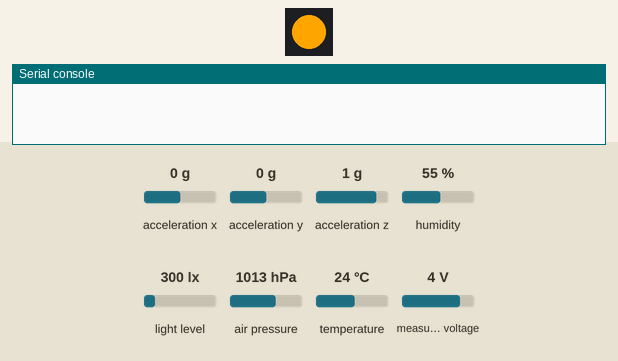
Recording of a program running on a simulated Pycom board running MicroPython. On the bench: 1 RGB LEDs in strip order, left to right, the last lines printed to the serial console. Inputs (shaded band) come from the test bench; at power-on: acceleration x 0 g, acceleration y 0 g, acceleration z 1 g, humidity 55 %, light level 300 lx, air pressure 1013 hPa, temperature 24 °C, measured voltage 4 V. Dim RGB values are drawn brighter than linear; no radio messages arrive unless stated (any console line starting 'radio sent:' is added by the test bench); the LoRaWAN join succeeds after 3 s and a send takes 0.1 s; library files of the repository ran but are not shown: LIS2HH12.py.

Above: at 0.1 s.
At 4.5 s:
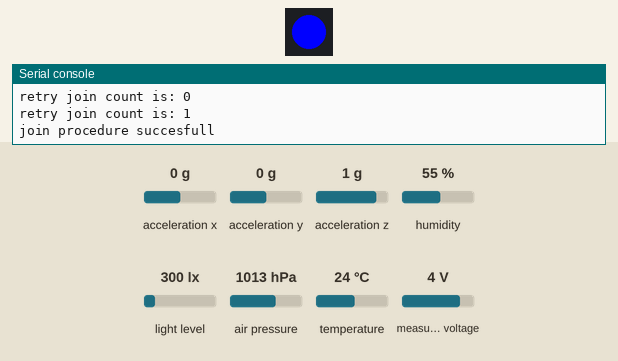
At 5.6 s:
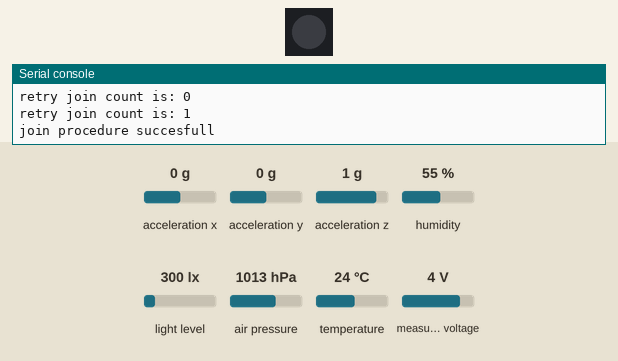
At 6.13 s:
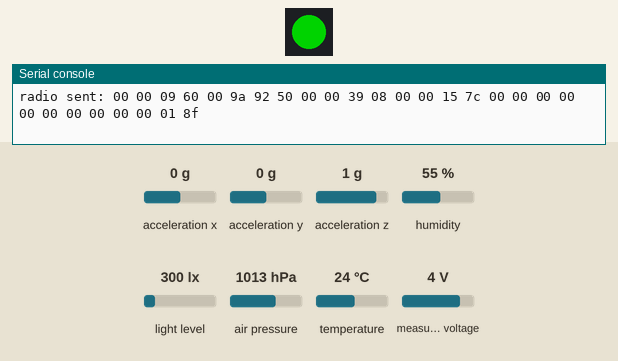
Timing chart, 0 to 7.7 s (numbered marks = the images above):
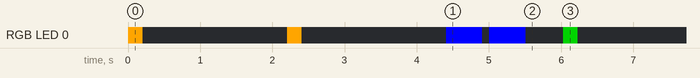

Measured:
- by itself, RGB LED 0: off → RGB(255, 165, 0) at 0.01 s, → off 0.20 s later, → RGB(255, 165, 0) 2.0 s later, → off 0.20 s later, … (10 changes in this stretch)

The program:

main.py
```python
from settings import app_eui, app_key
from network import LoRa

import socket
import time
import pycom
import struct
import binascii

from pysense import Pysense
from lib.MPL3115A2 import MPL3115A2
from lib.LTR329ALS01 import LTR329ALS01
from lib.SI7006A20 import SI7006A20
from lib.LIS2HH12 import LIS2HH12

# Disable the heartbeat LED
pycom.heartbeat(False)

# Make the LED light up in black
pycom.rgbled(0x000000)

# Initialize LoRa in LORAWAN mode.
lora = LoRa(mode=LoRa.LORAWAN, adr=True)

# Retrieve the dev_eui from the LoRa chip (Only needed for OTAA to retrieve once)
dev_eui = binascii.hexlify(lora.mac()).upper().decode('utf-8')

# Join a network using OTAA (Over the Air Activation)
lora.join(activation=LoRa.OTAA, auth=(app_eui, app_key), timeout=0)

# Wait until the module has joined the network
count = 0
while not lora.has_joined():
    pycom.rgbled(0xffa500) # Make the LED light up in orange
    time.sleep(0.2)
    pycom.rgbled(0x000000) # Make the LED light up in black
    time.sleep(2)
    print("retry join count is:" ,  count)
    count = count + 1

print("join procedure succesfull")

# Show that LoRa OTAA has been succesfull by blinking blue
pycom.rgbled(0x0000ff)
time.sleep(0.5)
pycom.rgbled(0x000000)
time.sleep(0.1)
pycom.rgbled(0x0000ff)
time.sleep(0.5)
pycom.rgbled(0x000000)

# Create a raw LoRa socket
s = socket.socket(socket.AF_LORA, socket.SOCK_RAW)
# Set the LoRaWAN data rate
s.setsockopt(socket.SOL_LORA, socket.SO_DR, 5)
# Make the socket non-blocking
s.setblocking(False)

# Init the libraries
pysense = Pysense()
mpl3115a2 = MPL3115A2() # Barometric Pressure Sensor with Altimeter
ltr329als01 = LTR329ALS01() # Digital Ambient Light Sensor
si7006a20 = SI7006A20() # Humidity and Temperature sensor
lis2hh12 = LIS2HH12() # 3-Axis Accelerometer

while True:

    # Read the values from the sensors
    voltage = pysense.read_battery_voltage()
    temperature = mpl3115a2.temperature()
    pressure = mpl3115a2.pressure()
    light = ltr329als01.light()[0]
    humidity = si7006a20.humidity()
    roll = lis2hh12.roll()
    pitch = lis2hh12.pitch()

    # Debug sensor values
    print('voltage:{}, temperature:{}, pressure:{}, light:{}, humidity:{}, roll:{}, pitch:{}'.format(voltage, temperature, pressure, light, humidity, roll, pitch))

    clean_bytes = struct.pack(">iiiiiii",
        int(temperature * 100), # Temperature in celcius
        int(pressure * 100), # Atmospheric pressure in bar
        int(light * 100), # Light in lux
        int(humidity * 100), # Humidity in percentages
        int(roll * 100), # Roll in degrees in the range -180 to 180
        int(pitch * 100), # Pitch in degrees in the range -90 to 90
        int(voltage * 100)) # Battery voltage

    # send the data over LPWAN network
    s.send(clean_bytes)

    pycom.rgbled(0x007f00) # Make the LED light up in green
    time.sleep(0.2)
    pycom.rgbled(0x000000)
    time.sleep(2.8)

    # Wait for 60 seconds before moving to the next iteration
    time.sleep(60)
```

settings.py
```python
import binascii

# The Application End Device Unique Identifier
app_eui = binascii.unhexlify("70B3D57ED0008AC8")
# This key is made identical for all ttn-flevoland-pysense devices
app_key = binascii.unhexlify("FA91AF8E029ABB8E45B131FE0392F3AA")
```

pysense.py
```python
from pycoproc import Pycoproc

__version__ = '1.4.0'

class Pysense(Pycoproc):

    def __init__(self, i2c=None, sda='P22', scl='P21'):
        Pycoproc.__init__(self, i2c, sda, scl)
```

MPL3115A2.py
```python
import time
from machine import I2C

ALTITUDE = const(0)
PRESSURE = const(1)

class MPL3115A2exception(Exception):
    pass

class MPL3115A2:
    MPL3115_I2CADDR = const(0x60)
    MPL3115_STATUS = const(0x00)
    MPL3115_PRESSURE_DATA_MSB = const(0x01)
    MPL3115_PRESSURE_DATA_CSB = const(0x02)
    MPL3115_PRESSURE_DATA_LSB = const(0x03)
    MPL3115_TEMP_DATA_MSB = const(0x04)
    MPL3115_TEMP_DATA_LSB = const(0x05)
    MPL3115_DR_STATUS = const(0x06)
    MPL3115_DELTA_DATA = const(0x07)
    MPL3115_WHO_AM_I = const(0x0c)
    MPL3115_FIFO_STATUS = const(0x0d)
    MPL3115_FIFO_DATA = const(0x0e)
    MPL3115_FIFO_SETUP = const(0x0e)
    MPL3115_TIME_DELAY = const(0x10)
    MPL3115_SYS_MODE = const(0x11)
    MPL3115_INT_SORCE = const(0x12)
    MPL3115_PT_DATA_CFG = const(0x13)
    MPL3115_BAR_IN_MSB = const(0x14)
    MPL3115_P_ARLARM_MSB = const(0x16)
    MPL3115_T_ARLARM = const(0x18)
    MPL3115_P_ARLARM_WND_MSB = const(0x19)
    MPL3115_T_ARLARM_WND = const(0x1b)
    MPL3115_P_MIN_DATA = const(0x1c)
    MPL3115_T_MIN_DATA = const(0x1f)
    MPL3115_P_MAX_DATA = const(0x21)
    MPL3115_T_MAX_DATA = const(0x24)
    MPL3115_CTRL_REG1 = const(0x26)
    MPL3115_CTRL_REG2 = const(0x27)
    MPL3115_CTRL_REG3 = const(0x28)
    MPL3115_CTRL_REG4 = const(0x29)
    MPL3115_CTRL_REG5 = const(0x2a)
    MPL3115_OFFSET_P = const(0x2b)
    MPL3115_OFFSET_T = const(0x2c)
    MPL3115_OFFSET_H = const(0x2d)

    def __init__(self, pysense = None, sda = 'P22', scl = 'P21', mode = PRESSURE):
        if pysense is not None:
            self.i2c = pysense.i2c
        else:
            self.i2c = I2C(0, mode=I2C.MASTER, pins=(sda, scl))

        self.STA_reg = bytearray(1)
        self.mode = mode

        if self.mode is PRESSURE:
            self.i2c.writeto_mem(MPL3115_I2CADDR, MPL3115_CTRL_REG1, bytes([0x38])) # barometer mode, not raw, oversampling 128, minimum time 512 ms
            self.i2c.writeto_mem(MPL3115_I2CADDR, MPL3115_PT_DATA_CFG, bytes([0x07])) # no events detected
            self.i2c.writeto_mem(MPL3115_I2CADDR, MPL3115_CTRL_REG1, bytes([0x39])) # active
        elif self.mode is ALTITUDE:
            self.i2c.writeto_mem(MPL3115_I2CADDR, MPL3115_CTRL_REG1, bytes([0xB8])) # altitude mode, not raw, oversampling 128, minimum time 512 ms
            self.i2c.writeto_mem(MPL3115_I2CADDR, MPL3115_PT_DATA_CFG, bytes([0x07])) # no events detected
            self.i2c.writeto_mem(MPL3115_I2CADDR, MPL3115_CTRL_REG1, bytes([0xB9])) # active
        else:
            raise MPL3115A2exception("Invalid Mode MPL3115A2")

        if self._read_status():
            pass
        else:
            raise MPL3115A2exception("Error with MPL3115A2")

    def _read_status(self):
        while True:
            self.i2c.readfrom_mem_into(MPL3115_I2CADDR, MPL3115_STATUS, self.STA_reg)

            if(self.STA_reg[0] == 0):
                time.sleep(0.01)
                pass
            elif(self.STA_reg[0] & 0x04) == 4:
                return True
            else:
                return False

    def pressure(self):
        if self.mode == ALTITUDE:
            raise MPL3115A2exception("Incorrect Measurement Mode MPL3115A2")

        OUT_P_MSB = self.i2c.readfrom_mem(MPL3115_I2CADDR, MPL3115_PRESSURE_DATA_MSB,1)
        OUT_P_CSB = self.i2c.readfrom_mem(MPL3115_I2CADDR, MPL3115_PRESSURE_DATA_CSB,1)
        OUT_P_LSB = self.i2c.readfrom_mem(MPL3115_I2CADDR, MPL3115_PRESSURE_DATA_LSB,1)

        return float((OUT_P_MSB[0] << 10) + (OUT_P_CSB[0] << 2) + ((OUT_P_LSB[0] >> 6) & 0x03) + ((OUT_P_LSB[0] >> 4) & 0x03) / 4.0)

    def altitude(self):
        if self.mode == PRESSURE:
            raise MPL3115A2exception("Incorrect Measurement Mode MPL3115A2")

        OUT_P_MSB = self.i2c.readfrom_mem(MPL3115_I2CADDR, MPL3115_PRESSURE_DATA_MSB,1)
        OUT_P_CSB = self.i2c.readfrom_mem(MPL3115_I2CADDR, MPL3115_PRESSURE_DATA_CSB,1)
        OUT_P_LSB = self.i2c.readfrom_mem(MPL3115_I2CADDR, MPL3115_PRESSURE_DATA_LSB,1)

        alt_int = (OUT_P_MSB[0] << 8) + (OUT_P_CSB[0])
        alt_frac = ((OUT_P_LSB[0] >> 4) & 0x0F)

        if alt_int > 32767:
            alt_int -= 65536

        return float(alt_int + alt_frac / 4.0)

    def temperature(self):
        OUT_T_MSB = self.i2c.readfrom_mem(MPL3115_I2CADDR, MPL3115_TEMP_DATA_MSB,1)
        OUT_T_LSB = self.i2c.readfrom_mem(MPL3115_I2CADDR, MPL3115_TEMP_DATA_LSB,1)

        temp_int = OUT_T_MSB[0]
        temp_frac = OUT_T_LSB[0]

        if temp_int > 127:
            temp_int -= 256

        return float(temp_int + temp_frac / 256.0)
```

LTR329ALS01.py
```python
import time
from machine import I2C

class LTR329ALS01:
    ALS_I2CADDR = const(0x29) # The device's I2C address

    ALS_CONTR_REG = const(0x80)
    ALS_MEAS_RATE_REG = const(0x85)

    ALS_DATA_CH1_LOW = const(0x88)
    ALS_DATA_CH1_HIGH = const(0x89)
    ALS_DATA_CH0_LOW = const(0x8A)
    ALS_DATA_CH0_HIGH = const(0x8B)

    ALS_GAIN_1X = const(0x00)
    ALS_GAIN_2X = const(0x01)
    ALS_GAIN_4X = const(0x02)
    ALS_GAIN_8X = const(0x03)
    ALS_GAIN_48X = const(0x06)
    ALS_GAIN_96X = const(0x07)

    ALS_INT_50 = const(0x01)
    ALS_INT_100 = const(0x00)
    ALS_INT_150 = const(0x04)
    ALS_INT_200 = const(0x02)
    ALS_INT_250 = const(0x05)
    ALS_INT_300 = const(0x06)
    ALS_INT_350 = const(0x07)
    ALS_INT_400 = const(0x03)

    ALS_RATE_50 = const(0x00)
    ALS_RATE_100 = const(0x01)
    ALS_RATE_200 = const(0x02)
    ALS_RATE_500 = const(0x03)
    ALS_RATE_1000 = const(0x04)
    ALS_RATE_2000 = const(0x05)

    def __init__(self, pysense = None, sda = 'P22', scl = 'P21', gain = ALS_GAIN_1X, integration = ALS_INT_100, rate = ALS_RATE_500):
        if pysense is not None:
            self.i2c = pysense.i2c
        else:
            self.i2c = I2C(0, mode=I2C.MASTER, pins=(sda, scl))

        contr = self._getContr(gain)
        self.i2c.writeto_mem(ALS_I2CADDR, ALS_CONTR_REG, bytearray([contr]))

        measrate = self._getMeasRate(integration, rate)
        self.i2c.writeto_mem(ALS_I2CADDR, ALS_MEAS_RATE_REG, bytearray([measrate]))

        time.sleep(0.01)

    def _getContr(self, gain):
        return ((gain & 0x07) << 2) + 0x01

    def _getMeasRate(self, integration, rate):
        return ((integration & 0x07) << 3) + (rate & 0x07)

    def _getWord(self, high, low):
        return ((high & 0xFF) << 8) + (low & 0xFF)

    def light(self):
        ch1low = self.i2c.readfrom_mem(ALS_I2CADDR , ALS_DATA_CH1_LOW, 1)
        ch1high = self.i2c.readfrom_mem(ALS_I2CADDR , ALS_DATA_CH1_HIGH, 1)
        data1 = int(self._getWord(ch1high[0], ch1low[0]))

        ch0low = self.i2c.readfrom_mem(ALS_I2CADDR , ALS_DATA_CH0_LOW, 1)
        ch0high = self.i2c.readfrom_mem(ALS_I2CADDR , ALS_DATA_CH0_HIGH, 1)
        data0 = int(self._getWord(ch0high[0], ch0low[0]))

        return (data0, data1)
```

SI7006A20.py
```python
import time
from machine import I2C

class SI7006A20:
    SI7006A20_I2C_ADDR = const(0x40)
    TEMP_NOHOLDMASTER = const(0xF3)
    HUMD_NOHOLDMASTER = const(0xF5)

    def __init__(self, pysense = None, sda = 'P22', scl = 'P21'):
        if pysense is not None:
            self.i2c = pysense.i2c
        else:
            self.i2c = I2C(0, mode=I2C.MASTER, pins=(sda, scl))

    def _getWord(self, high, low):
        return ((high & 0xFF) << 8) + (low & 0xFF)

    def temperature(self):
        self.i2c.writeto(SI7006A20_I2C_ADDR, bytearray([0xF3]))
        time.sleep(0.5)
        data = self.i2c.readfrom(SI7006A20_I2C_ADDR, 2)
        data = self._getWord(data[0], data[1])
        temp = ((175.72 * data) / 65536.0) - 46.85
        return temp

    def humidity(self):
        self.i2c.writeto(SI7006A20_I2C_ADDR, bytearray([0xF5]))
        time.sleep(0.5)
        data = self.i2c.readfrom(SI7006A20_I2C_ADDR, 2)
        data = self._getWord(data[0], data[1])
        humidity = ((125.0 * data) / 65536.0) - 6.0
        return humidity
```

Source omitted: pycoproc.py (9430 bytes)
